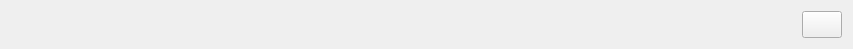
<?xml version="1.0" encoding="UTF-8"?>
<ui version="4.0">
 <class>CReportBottomMenuClass</class>
 <widget class="QWidget" name="CReportBottomMenuClass">
  <property name="geometry">
   <rect>
    <x>0</x>
    <y>0</y>
    <width>853</width>
    <height>49</height>
   </rect>
  </property>
  <property name="maximumSize">
   <size>
    <width>16777215</width>
    <height>16777215</height>
   </size>
  </property>
  <property name="windowTitle">
   <string>CReportBottomMenu</string>
  </property>
  <layout class="QHBoxLayout" name="horizontalLayout">
   <item>
    <spacer name="horizontalSpacer">
     <property name="orientation">
      <enum>Qt::Horizontal</enum>
     </property>
     <property name="sizeHint" stdset="0">
      <size>
       <width>789</width>
       <height>20</height>
      </size>
     </property>
    </spacer>
   </item>
   <item>
    <widget class="QPushButton" name="pushButton_close">
     <property name="sizePolicy">
      <sizepolicy hsizetype="Preferred" vsizetype="Preferred">
       <horstretch>0</horstretch>
       <verstretch>0</verstretch>
      </sizepolicy>
     </property>
     <property name="maximumSize">
      <size>
       <width>50</width>
       <height>50</height>
      </size>
     </property>
     <property name="text">
      <string/>
     </property>
    </widget>
   </item>
  </layout>
 </widget>
 <layoutdefault spacing="6" margin="11"/>
 <resources/>
 <connections/>
</ui>
